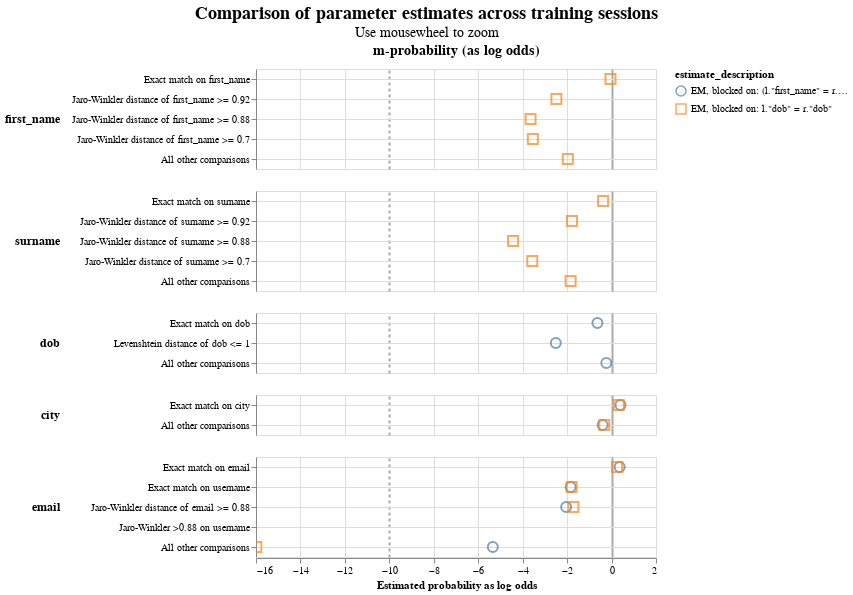

Notebook source saved alongside this figure:
### Markdown cell above
- Left shows estimated m probabilities - the probability of a given comparison level when two records are a match - the proportion of matching records allocated to the comparison level
- Right shows estimated u probabilities - the probability of a given comparison level when two records do not match - the proportion of non-matching records allocated to the comparison level

Things to focus on:

Logically walk through each comparison level
- Consider, for example, how often exact matches and fuzzy levels occurence in non-matching comparisons
- Consider the cardinality of the features - high cardinality features will generally have lower likelihood of "all other comparisons"

### Code cell
#comparisons
linker.visualisations.parameter_estimate_comparisons_chart()

### Figure 1 — Vega-Lite specification as saved in the notebook (floating-point values rounded to 4 significant figures)
{"config": {"view": {"continuousWidth": 400, "continuousHeight": 300}, "title": {"anchor": "middle", "fontSize": 18, "subtitleFontSize": 14}}, "data": {"name": "data-fbeb130ee324ac8bf47910d6e12ec9b6"}, "mark": {"type": "point", "filled": false, "opacity": 0.7, "size": 100}, "encoding": {"color": {"field": "estimate_description", "type": "nominal"}, "column": {"align": "each", "field": "col_header", "header": {"labelFontSize": 14, "labelFontWeight": "bold"}, "title": null, "type": "nominal"}, "row": {"align": "each", "field": "comparison_name", "header": {"labelAlign": "left", "labelAnchor": "middle", "labelAngle": 0, "labelFontSize": 12, "labelFontWeight": "bold"}, "sort": {"field": "comparison_sort_order"}, "title": null, "type": "nominal"}, "shape": {"field": "estimate_description", "scale": {"range": ["circle", "square", "triangle", "diamond"]}, "type": "nominal"}, "tooltip": [{"field": "comparison_name", "type": "nominal"}, {"field": "estimate_description", "type": "nominal"}, {"field": "estimated_probability", "type": "quantitative"}], "x": {"axis": {"gridColor": {"condition": {"test": "abs(datum.value / 10)  <= 1 & datum.value % 10 === 0", "value": "#aaa"}, "value": "#ddd"}, "gridDash": {"condition": {"test": "abs(datum.value / 10) == 1", "value": [3]}, "value": null}, "gridWidth": {"condition": {"test": "abs(datum.value / 10)  <= 1 & datum.value % 10 === 0", "value": 2}, "value": 1}}, "field": "estimated_probability_as_log_odds", "title": "Estimated probability as log odds", "type": "quantitative"}, "y": {"axis": {"grid": true, "title": null}, "field": "comparison_level_label", "sort": {"field": "comparison_vector_value", "order": "descending"}, "type": "nominal"}}, "params": [{"name": "mouse_zoom", "select": {"type": "interval", "encodings": ["x"]}, "bind": "scales"}], "resolve": {"scale": {"y": "independent"}}, "title": {"text": "Comparison of parameter estimates across training sessions", "subtitle": "Use mousewheel to zoom"}, "transform": [{"calculate": "datum.m_or_u + '-probability (as log odds)'", "as": "col_header"}], "$schema": "https://vega.github.io/schema/vega-lite/v5.9.3.json", "datasets": {"data-fbeb130ee324ac8bf47910d6e12ec9b6": [{"m_or_u": "m", "estimated_probability": 0.4914, "estimate_description": "EM, blocked on: l.\"dob\" = r.\"dob\"", "estimated_probability_as_log_odds": -0.04951, "sql_condition": "\"first_name_l\" = \"first_name_r\"", "comparison_level_label": "Exact match on first_name", "comparison_vector_value": 4, "comparison_name": "first_name", "comparison_sort_order": 0}, {"m_or_u": "m", "estimated_probability": 0.1518, "estimate_description": "EM, blocked on: l.\"dob\" = r.\"dob\"", "estimated_probability_as_log_odds": -2.483, "sql_condition": "jaro_winkler_similarity(\"first_name_l\", \"first_name_r\") >= 0.92", "comparison_level_label": "Jaro-Winkler distance of first_name >= 0.92", "comparison_vector_value": 3, "comparison_name": "first_name", "comparison_sort_order": 0}, {"m_or_u": "m", "estimated_probability": 0.07406, "estimate_description": "EM, blocked on: l.\"dob\" = r.\"dob\"", "estimated_probability_as_log_odds": -3.644, "sql_condition": "jaro_winkler_similarity(\"first_name_l\", \"first_name_r\") >= 0.88", "comparison_level_label": "Jaro-Winkler distance of first_name >= 0.88", "comparison_vector_value": 2, "comparison_name": "first_name", "comparison_sort_order": 0}, {"m_or_u": "m", "estimated_probability": 0.07909, "estimate_description": "EM, blocked on: l.\"dob\" = r.\"dob\"", "estimated_probability_as_log_odds": -3.542, "sql_condition": "jaro_winkler_similarity(\"first_name_l\", \"first_name_r\") >= 0.7", "comparison_level_label": "Jaro-Winkler distance of first_name >= 0.7", "comparison_vector_value": 1, "comparison_name": "first_name", "comparison_sort_order": 0}, {"m_or_u": "m", "estimated_probability": 0.2037, "estimate_description": "EM, blocked on: l.\"dob\" = r.\"dob\"", "estimated_probability_as_log_odds": -1.967, "sql_condition": "ELSE", "comparison_level_label": "All other comparisons", "comparison_vector_value": 0, "comparison_name": "first_name", "comparison_sort_order": 0}, {"m_or_u": "m", "estimated_probability": 0.4346, "estimate_description": "EM, blocked on: l.\"dob\" = r.\"dob\"", "estimated_probability_as_log_odds": -0.3797, "sql_condition": "\"surname_l\" = \"surname_r\"", "comparison_level_label": "Exact match on surname", "comparison_vector_value": 4, "comparison_name": "surname", "comparison_sort_order": 1}, {"m_or_u": "m", "estimated_probability": 0.2253, "estimate_description": "EM, blocked on: l.\"dob\" = r.\"dob\"", "estimated_probability_as_log_odds": -1.782, "sql_condition": "jaro_winkler_similarity(\"surname_l\", \"surname_r\") >= 0.92", "comparison_level_label": "Jaro-Winkler distance of surname >= 0.92", "comparison_vector_value": 3, "comparison_name": "surname", "comparison_sort_order": 1}, {"m_or_u": "m", "estimated_probability": 0.04432, "estimate_description": "EM, blocked on: l.\"dob\" = r.\"dob\"", "estimated_probability_as_log_odds": -4.43, "sql_condition": "jaro_winkler_similarity(\"surname_l\", \"surname_r\") >= 0.88", "comparison_level_label": "Jaro-Winkler distance of surname >= 0.88", "comparison_vector_value": 2, "comparison_name": "surname", "comparison_sort_order": 1}, {"m_or_u": "m", "estimated_probability": 0.07784, "estimate_description": "EM, blocked on: l.\"dob\" = r.\"dob\"", "estimated_probability_as_log_odds": -3.566, "sql_condition": "jaro_winkler_similarity(\"surname_l\", \"surname_r\") >= 0.7", "comparison_level_label": "Jaro-Winkler distance of surname >= 0.7", "comparison_vector_value": 1, "comparison_name": "surname", "comparison_sort_order": 1}, {"m_or_u": "m", "estimated_probability": 0.218, "estimate_description": "EM, blocked on: l.\"dob\" = r.\"dob\"", "estimated_probability_as_log_odds": -1.843, "sql_condition": "ELSE", "comparison_level_label": "All other comparisons", "comparison_vector_value": 0, "comparison_name": "surname", "comparison_sort_order": 1}, {"m_or_u": "m", "estimated_probability": 0.3914, "estimate_description": "EM, blocked on: (l.\"first_name\" = r.\"first_name\") AND (l.\"surname\" = r.\"surname\")", "estimated_probability_as_log_odds": -0.6367, "sql_condition": "\"dob_l\" = \"dob_r\"", "comparison_level_label": "Exact match on dob", "comparison_vector_value": 2, "comparison_name": "dob", "comparison_sort_order": 2}, {"m_or_u": "m", "estimated_probability": 0.1494, "estimate_description": "EM, blocked on: (l.\"first_name\" = r.\"first_name\") AND (l.\"surname\" = r.\"surname\")", "estimated_probability_as_log_odds": -2.51, "sql_condition": "levenshtein(\"dob_l\", \"dob_r\") <= 1", "comparison_level_label": "Levenshtein distance of dob <= 1", "comparison_vector_value": 1, "comparison_name": "dob", "comparison_sort_order": 2}, {"m_or_u": "m", "estimated_probability": 0.4592, "estimate_description": "EM, blocked on: (l.\"first_name\" = r.\"first_name\") AND (l.\"surname\" = r.\"surname\")", "estimated_probability_as_log_odds": -0.236, "sql_condition": "ELSE", "comparison_level_label": "All other comparisons", "comparison_vector_value": 0, "comparison_name": "dob", "comparison_sort_order": 2}, {"m_or_u": "m", "estimated_probability": 0.5688, "estimate_description": "EM, blocked on: (l.\"first_name\" = r.\"first_name\") AND (l.\"surname\" = r.\"surname\")", "estimated_probability_as_log_odds": 0.3996, "sql_condition": "\"city_l\" = \"city_r\"", "comparison_level_label": "Exact match on city", "comparison_vector_value": 1, "comparison_name": "city", "comparison_sort_order": 3}, {"m_or_u": "m", "estimated_probability": 0.5563, "estimate_description": "EM, blocked on: l.\"dob\" = r.\"dob\"", "estimated_probability_as_log_odds": 0.3265, "sql_condition": "\"city_l\" = \"city_r\"", "comparison_level_label": "Exact match on city", "comparison_vector_value": 1, "comparison_name": "city", "comparison_sort_order": 3}, {"m_or_u": "m", "estimated_probability": 0.4312, "estimate_description": "EM, blocked on: (l.\"first_name\" = r.\"first_name\") AND (l.\"surname\" = r.\"surname\")", "estimated_probability_as_log_odds": -0.3996, "sql_condition": "ELSE", "comparison_level_label": "All other comparisons", "comparison_vector_value": 0, "comparison_name": "city", "comparison_sort_order": 3}, {"m_or_u": "m", "estimated_probability": 0.4437, "estimate_description": "EM, blocked on: l.\"dob\" = r.\"dob\"", "estimated_probability_as_log_odds": -0.3265, "sql_condition": "ELSE", "comparison_level_label": "All other comparisons", "comparison_vector_value": 0, "comparison_name": "city", "comparison_sort_order": 3}, {"m_or_u": "m", "estimated_probability": 0.5626, "estimate_description": "EM, blocked on: (l.\"first_name\" = r.\"first_name\") AND (l.\"surname\" = r.\"surname\")", "estimated_probability_as_log_odds": 0.3632, "sql_condition": "\"email_l\" = \"email_r\"", "comparison_level_label": "Exact match on email", "comparison_vector_value": 4, "comparison_name": "email", "comparison_sort_order": 4}, {"m_or_u": "m", "estimated_probability": 0.5433, "estimate_description": "EM, blocked on: l.\"dob\" = r.\"dob\"", "estimated_probability_as_log_odds": 0.2507, "sql_condition": "\"email_l\" = \"email_r\"", "comparison_level_label": "Exact match on email", "comparison_vector_value": 4, "comparison_name": "email", "comparison_sort_order": 4}, {"m_or_u": "m", "estimated_probability": 0.2182, "estimate_description": "EM, blocked on: (l.\"first_name\" = r.\"first_name\") AND (l.\"surname\" = r.\"surname\")", "estimated_probability_as_log_odds": -1.841, "sql_condition": "NULLIF(regexp_extract(\"email_l\", '^[^@]+', 0), '') = NULLIF(regexp_extract(\"email_r\", '^[^@]+', 0), '')", "comparison_level_label": "Exact match on username", "comparison_vector_value": 3, "comparison_name": "email", "comparison_sort_order": 4}, {"m_or_u": "m", "estimated_probability": 0.2236, "estimate_description": "EM, blocked on: l.\"dob\" = r.\"dob\"", "estimated_probability_as_log_odds": -1.796, "sql_condition": "NULLIF(regexp_extract(\"email_l\", '^[^@]+', 0), '') = NULLIF(regexp_extract(\"email_r\", '^[^@]+', 0), '')", "comparison_level_label": "Exact match on username", "comparison_vector_value": 3, "comparison_name": "email", "comparison_sort_order": 4}, {"m_or_u": "m", "estimated_probability": 0.1952, "estimate_description": "EM, blocked on: (l.\"first_name\" = r.\"first_name\") AND (l.\"surname\" = r.\"surname\")", "estimated_probability_as_log_odds": -2.044, "sql_condition": "jaro_winkler_similarity(\"email_l\", \"email_r\") >= 0.88", "comparison_level_label": "Jaro-Winkler distance of email >= 0.88", "comparison_vector_value": 2, "comparison_name": "email", "comparison_sort_order": 4}, {"m_or_u": "m", "estimated_probability": 0.2331, "estimate_description": "EM, blocked on: l.\"dob\" = r.\"dob\"", "estimated_probability_as_log_odds": -1.718, "sql_condition": "jaro_winkler_similarity(\"email_l\", \"email_r\") >= 0.88", "comparison_level_label": "Jaro-Winkler distance of email >= 0.88", "comparison_vector_value": 2, "comparison_name": "email", "comparison_sort_order": 4}, {"m_or_u": "m", "estimated_probability": "level not observed in training dataset", "estimate_description": "EM, blocked on: (l.\"first_name\" = r.\"first_name\") AND (l.\"surname\" = r.\"surname\")", "estimated_probability_as_log_odds": null, "sql_condition": "jaro_winkler_similarity(NULLIF(regexp_extract(\"email_l\", '^[^@]+', 0), ''), NULLIF(regexp_extract(\"email_r\", '^[^@]+', 0), '')) >= 0.88", "comparison_level_label": "Jaro-Winkler >0.88 on username", "comparison_vector_value": 1, "comparison_name": "email", "comparison_sort_order": 4}, {"m_or_u": "m", "estimated_probability": "level not observed in training dataset", "estimate_description": "EM, blocked on: l.\"dob\" = r.\"dob\"", "estimated_probability_as_log_odds": null, "sql_condition": "jaro_winkler_similarity(NULLIF(regexp_extract(\"email_l\", '^[^@]+', 0), ''), NULLIF(regexp_extract(\"email_r\", '^[^@]+', 0), '')) >= 0.88", "comparison_level_label": "Jaro-Winkler >0.88 on username", "comparison_vector_value": 1, "comparison_name": "email", "comparison_sort_order": 4}, {"m_or_u": "m", "estimated_probability": 0.02404, "estimate_description": "EM, blocked on: (l.\"first_name\" = r.\"first_name\") AND (l.\"surname\" = r.\"surname\")", "estimated_probability_as_log_odds": -5.343, "sql_condition": "ELSE", "comparison_level_label": "All other comparisons", "comparison_vector_value": 0, "comparison_name": "email", "comparison_sort_order": 4}, {"m_or_u": "m", "estimated_probability": 1.54e-05, "estimate_description": "EM, blocked on: l.\"dob\" = r.\"dob\"", "estimated_probability_as_log_odds": -15.99, "sql_condition": "ELSE", "comparison_level_label": "All other comparisons", "comparison_vector_value": 0, "comparison_name": "email", "comparison_sort_order": 4}]}}
